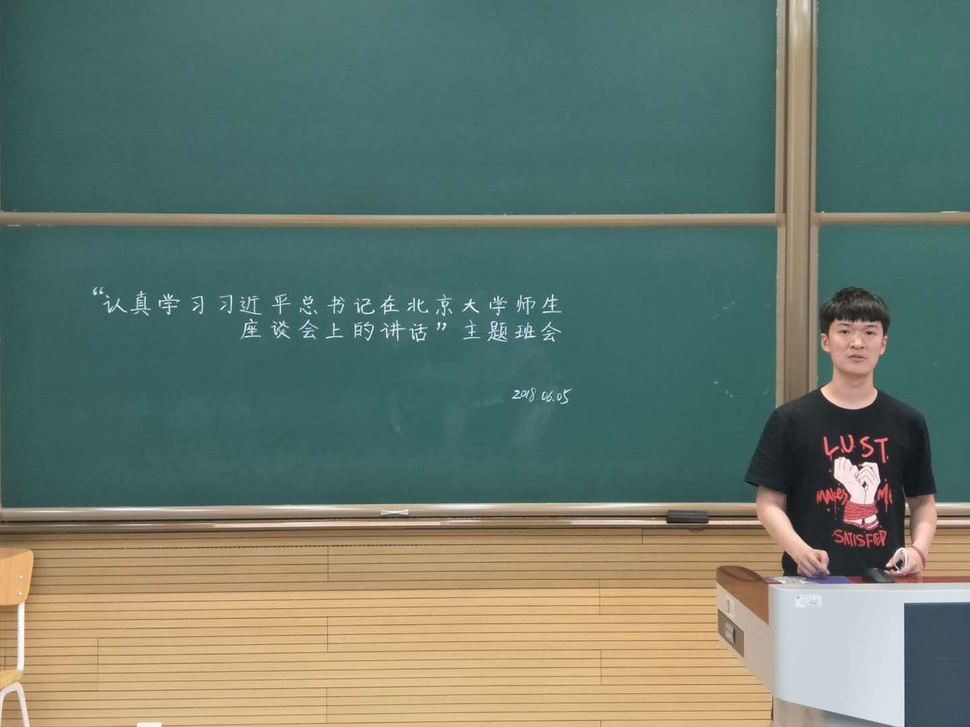
#> input picture CV_work2/image_detector/test1.jpg, 970 x 727 px, shrunk from 1440 x 1080 before the run
$ python image_detector.py
#> lines starting #> are read from the running program, lines starting #| are printed output that depends on the picture; after the words box and inside, x2 and y2 are one past the last pixel; in counts of white or black regions, pixels touching at a corner belong together
# -*- coding: utf-8 -*-
# @Time : 2020/3/6 15:25
# @Author : BaoBao
# @Mail : baobaotql@163.com
# @File : image_detector.py
# @Software: PyCharm
# -*-coding:utf8-*-
# !/usr/bin/env python

import cv2
import numpy as np
from skimage import io

img = cv2.imread("test1.jpg")
#> img is the input picture: shape (727, 970, 3); mean B, G, R 109.5, 121.9, 105.6
color = (0, 255, 0)


grey = cv2.cvtColor(img, cv2.COLOR_BGR2GRAY)
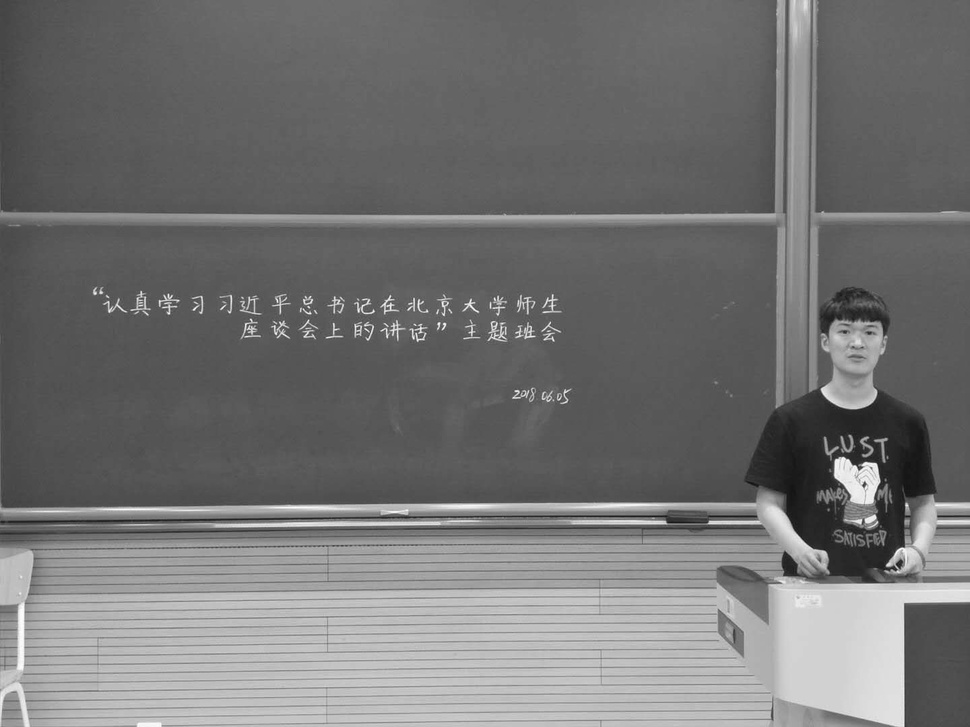
#> grey: shape (727, 970); min 17, max 254, mean 115.5
classfier = cv2.CascadeClassifier("D:\\github_baobaotql\\CCNU_CV\\CV_work2\\image_detector\\haarcascade_frontalface_default.xml")
faceRects = classfier.detectMultiScale(grey, scaleFactor=1.2, minNeighbors=3, minSize=(32, 32))
#> faceRects = [[824, 305, 68, 68]]

# 大于0则检测到人脸
if len(faceRects) > 0:
    # 单独框出每一张人脸
    for faceRect in faceRects:
     x, y, w, h = faceRect
     cv2.rectangle(img, (x - 10, y - 10), (x + w + 10, y + h + 10), color, 3)
#> this loop made 1 pass
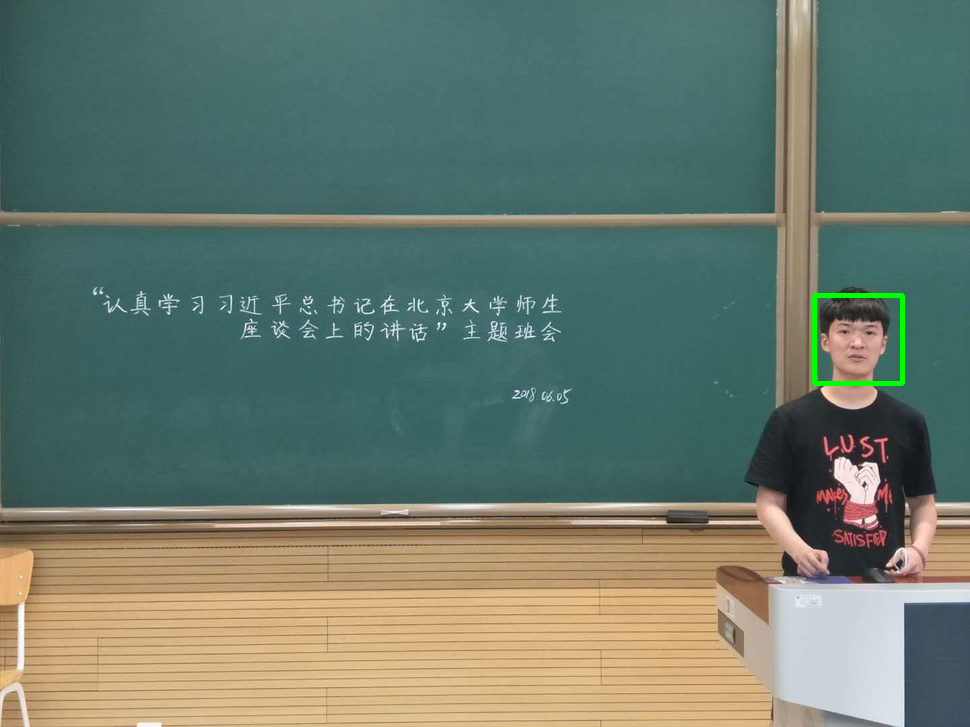
#> img: shape (727, 970, 3); 0.25% of pixels changed, all inside (x1, y1, x2, y2) = (812, 293, 905, 386)

faces = classfier.detectMultiScale(grey,1.2,2)
#> faces = [[824, 305, 68, 68]]
print("检测到人脸 ： ",len(faces))
#| 检测到人脸 ：  1

# 写入图像
cv2.imwrite('output.jpg',img)
cv2.imshow("Find Faces!",img)
cv2.waitKey(0)

$ run again, with CV_work2/image_detector/test2.jpg copied over CV_work2/image_detector/test1.jpg
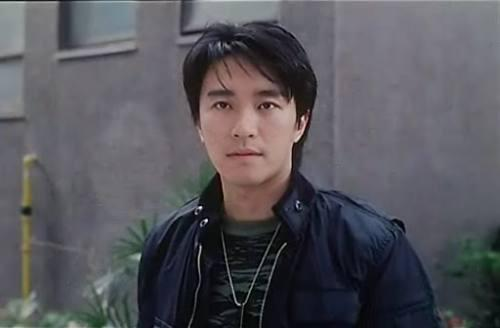
#> input picture CV_work2/image_detector/test2.jpg, 500 x 328 px
#> img is the input picture: shape (328, 500, 3); mean B, G, R 91.4, 85.2, 86.4
#> `grey = cv2.cvtColor(img, cv2.COLOR_BGR2GRAY)`:
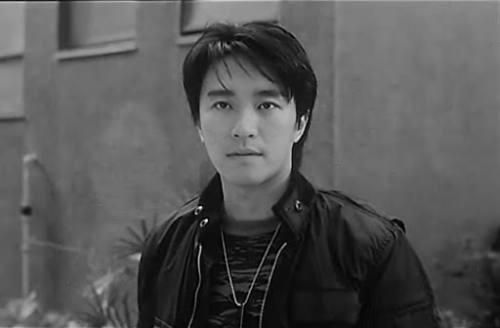
#> grey: shape (328, 500); min 0, max 251, mean 86.3
#> faceRects = [[183, 58, 125, 125]]
#> the loop `for faceRect in faceRects:` made 1 pass
#> after the loop `for faceRect in faceRects:`:
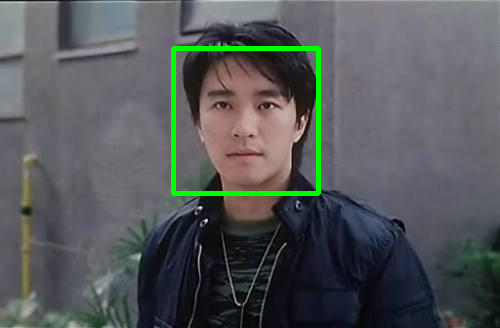
#> img: shape (328, 500, 3); 1.76% of pixels changed, all inside (x1, y1, x2, y2) = (171, 46, 321, 196)
#| 检测到人脸 ：  1
